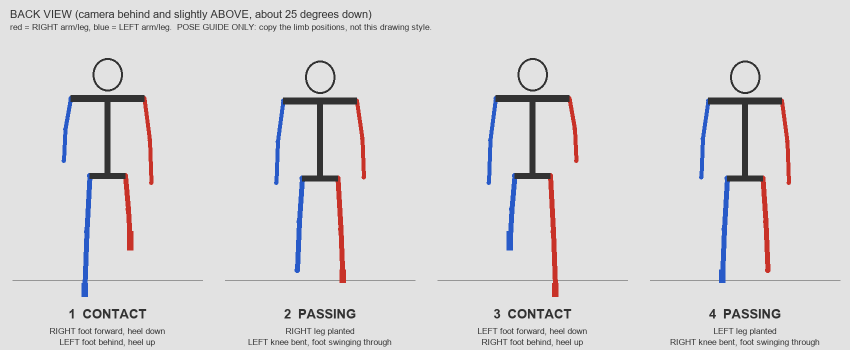
#> input picture 3d/art/pose_guides/walk_guide_back.png, 1700 x 700 px (shown at 1/2 size)
$ python -i make_sprites.py   (imports and definitions only)
#> lines starting #> are read from the running program, lines starting #| are printed output that depends on the picture
"""Cut character / vehicle / item sheets (3d/art/_originals/*.jfif) into transparent WebP sprites (3d/art/sprites/).

Run from anywhere:  python 3d/art/make_sprites.py
Re-run whenever a new sheet is added to SHEETS below (e.g. when Christopher / Juan Carlos / Eduardo arrive).
Needs: pillow, numpy, scipy.
"""
import json
import os
import sys

import numpy as np
from PIL import Image
from scipy import ndimage as ndi

HERE = os.path.dirname(os.path.abspath(__file__))
SRC = os.path.join(HERE, '_originals')
OUT = os.path.join(HERE, 'sprites')
# [1 line not run here, left out]

VIEWS3 = ['front', 'side', 'back']
# name: (source file, expected figures, names for the figures we keep {index: name}, front-view height in px)
SHEETS = {
    'player': ('the player.jfif', 3, {0: 'front', 1: 'side', 2: 'back'}, 480),
    'pancho': ('pancho.jfif', 3, {0: 'front', 1: 'side', 2: 'back'}, 480),
    'father': ('Pancho’s father.jfif', 3, {0: 'front', 1: 'side', 2: 'back'}, 480),
    'luz': ('Luz.jfif', 3, {0: 'front', 1: 'side', 2: 'back'}, 480),
    'thug': ('The thugs.jfif', 3, {0: 'front', 1: 'side', 2: 'back'}, 480),
    'kid': ('the kid.jfif', 3, {0: 'front', 1: 'side', 2: 'back'}, 480),
    'christopher': ('christopher.jfif', 3, {0: 'front', 1: 'side', 2: 'back'}, 480),
    'juancarlos': ('Juan Carlos.jfif', 3, {0: 'front', 1: 'side', 2: 'back'}, 480),
    'eduardo': ('eduardo.jfif', 3, {0: 'front', 1: 'side', 2: 'back'}, 480),
    'car_a': ('Parked car A.jfif', 3, {0: 'front', 1: 'side', 2: 'back'}, 380, 0.33),
    'car_b': ('Parked car B.jfif', 3, {0: 'front', 1: 'side', 2: 'back'}, 380),
    'car_c': ('Parked car C.jfif', 3, {0: 'front', 1: 'side', 2: 'back'}, 380),
    'car_d': ('lowrider.jfif', 3, {0: 'front', 1: 'side', 2: 'back'}, 380, 0.25),
    'dumpster': ('Dumpster.jfif', 3, {0: 'front', 1: 'side', 2: 'back'}, 340, 0.25),
    'cart': ('Street taco vendor cart.jfif', 3, {0: 'front', 1: 'side', 2: 'back'}, 420),
    'bus': ('Bus shelter.jfif', 3, {0: 'front', 1: 'side', 2: 'back'}, 300, 0.54),
    'suit': ('the suits.jfif', 6, {0: 'front', 2: 'side', 4: 'back'}, 480),
    'van': ('black van.jfif', 3, {0: 'front', 1: 'side', 2: 'back'}, 380),
    'truck': ('bread truck.jfif', 3, {0: 'front', 1: 'side', 2: 'back'}, 380),
}
ITEMS = ('The collectibles set.jfif', ['card', 'scratcher', 'wire', 'vinyl', 'tape', 'basket'], 256)
# single flat pieces: name: (source file, output width px)
FLATS = {'bodega': ('bodega.jfif', 1024), 'recordstore': ('record store.jfif', 1024), 'taqueria': ('tacoshop.jfif', 1200),
         'bl_farol': ('el farol barrio logan.jfif', 900, 0.79), 'bl_row': ('tierra libre barrio logan.jfif', 900), 'kiosk': ('chicanopark kiosk.jfif', 800, 0.0, True, 7)}  # the pavilion: largest piece only, and its open middle stays see-through
# several different items on one sheet, each saved on its own: (file, names left to right, 'h' or 'w', size px, name prefix, name suffix)
SETS = [
    ('Small street props set.jfif', ['cans', 'mailbox', 'hydrant', 'bench', 'newsbox', 'cones'], 'h', 300, 'prop_', '_front'),
    ('Cover pieces set.jfif', ['hedge', 'crates', 'barrier', 'fence', 'tires'], 'h', 300, 'cov_', '_front'),
    ('Alley and wall.jfif', ['wall', 'gate', 'fence', 'ladder', 'appliances'], 'h', 340, 'alley_', '_front'),
    ('Street signs set.jfif', ['stop', 'oneway', 'noparking', 'fifth', 'ped'], 'h', 340, 'sign_', '_front'),
    ('Two more storefronts.jfif', ['coffee', 'panaderia'], 'w', 900, 'facade_', ''),
    ('gaslamp buildings 1.jfif', ['spire', 'dark', 'grey'], 'h', 760, 'gl_', ''),
    ('gaslamp brick buildings.jfif', ['seafood', 'orange'], 'h', 760, 'gl_', ''),
    ('chicano park pillars.jfif', ['a', 'b'], 'h', 700, 'pillar_', ''),
    ('chicano park pillars2.jfif', ['c', 'd'], 'h', 700, 'pillar_', ''),
]
# buildings that touch each other: cut by fixed columns (fractions of the width): (file, [(name, left, right)], size px of the height, name prefix)
MANUAL = [('gaslamp buildings 2.jfif', [('tower', 0.085, 0.275), ('red', 0.296, 0.634), ('cream', 0.634, 0.950)], 760, 'gl_')]
# a sheet whose backdrop still has photo blur: each item is cut inside its own box (coordinates on a picture 1100 px wide), then scaled to a height
# (file, {output name: (left, top, right, bottom, [boxes to ignore], px cut off the top)}, height px)
RECTS = [('barrio logan elements.jfif', {
    'prop_olmec_front': (48, 175, 352, 522, [(302, 0, 352, 430)], 0),
    'prop_tirepot_front': (550, 405, 718, 522, [], 0),
    'prop_bollard_front': (730, 352, 802, 522, [], 34),
    'prop_bench2_front': (803, 408, 1070, 522, [], 0),
}, 300)]
WORK_W = 1376  # process at half size, it is plenty for 480px sprites


# [12 lines left out: function load, not called in this run]


def cutout(im, strip_lines=True, largest=False, thr=30):
    """Returns an RGBA image with the plain studio background removed and clean edges."""
    a = np.asarray(im).astype(np.float32)
    border = np.concatenate([a[0], a[-1], a[:, 0], a[:, -1]])
    bg = np.median(border, axis=0)
    dist = np.sqrt(((a - bg) ** 2).sum(axis=2))
    bg_like = dist < thr
    lab, n = ndi.label(bg_like)
    edge_labels = set(np.unique(np.concatenate([lab[0], lab[-1], lab[:, 0], lab[:, -1]]))) - {0}
    bg_mask = np.isin(lab, list(edge_labels))
    # enclosed bits that are clearly just background (e.g. between an arm and the body); only look at the big ones
    sizes = np.bincount(lab.ravel(), minlength=n + 1)
    cand = [i for i in range(1, n + 1) if i not in edge_labels and sizes[i] > 150]
    if cand:
        means = np.atleast_1d(ndi.mean(dist, lab, cand))
        for i, mval in zip(cand, means):
            if mval < 14:
                bg_mask |= lab == i
    fg = ~bg_mask
    if strip_lines:  # a long unbroken horizontal run is a ground line, not part of a vehicle or character
        W = fg.shape[1]
        for y in range(fg.shape[0]):
            row = fg[y]
            if row.sum() < 0.5 * W:
                continue
            d = np.diff(np.concatenate([[0], row.astype(np.int8), [0]]))
            if (np.where(d == -1)[0] - np.where(d == 1)[0]).max() > 0.5 * W:
                fg[y] = False
    fg = ndi.binary_opening(fg, iterations=1)
    fg = ndi.binary_opening(fg, structure=np.ones((6, 1), bool))  # drops thin horizontal ground lines that join separate views
    lab2, n2 = ndi.label(fg)
    if n2:
        sizes = ndi.sum(fg, lab2, range(1, n2 + 1))
        keep = [i + 1 for i, s in enumerate(sizes) if s > 250]
        if largest:
            keep = [int(np.argmax(sizes)) + 1]
        fg = np.isin(lab2, keep)
    if not largest:
        fg = ndi.binary_fill_holes(fg)
    core = ndi.binary_erosion(fg, iterations=2)
    # take colour from the nearest solid interior pixel so the grey backdrop never bleeds into the edge
    _, idx = ndi.distance_transform_edt(~core, return_indices=True)
    rgb = a[idx[0], idx[1]]
    alpha = ndi.gaussian_filter(ndi.binary_erosion(fg, iterations=1).astype(np.float32), 0.9)
    alpha = np.clip((alpha - 0.2) / 0.6, 0, 1)
    out = np.dstack([rgb, alpha * 255]).astype(np.uint8)
    return Image.fromarray(out, 'RGBA'), fg


# [37 lines left out: functions split_views, trim, save, not called in this run]


ONLY = set(sys.argv[1:])  # optional: only re-cut these keys, e.g.  python make_sprites.py alley sign bodega


def want(*names):
    return not ONLY or any(n in ONLY for n in names)


# [115 lines left out: function main, not called in this run]


# [2 lines not run here, left out]

>>> import cv2
>>> picture = cv2.imread('pose_guides/walk_guide_back.png', cv2.IMREAD_GRAYSCALE)
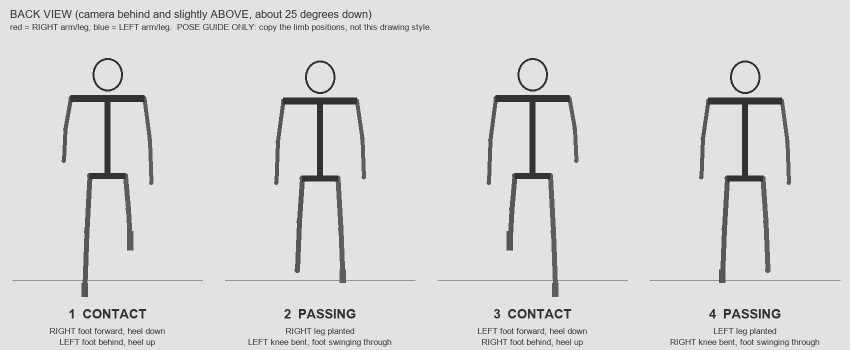
#> picture: shape (700, 1700) (shown at 1/2 size); min 50, max 226, mean 217.2
>>> result = cutout(picture)
#> in cutout, `border = np.concatenate([a[0], a[-1], a[:, 0], a[:, -1]])`: border = 4800 values from 226 to 226
#> in cutout, `bg = np.median(border, axis=0)`: bg = 226
#> (the run stopped early here; a loop or call above may not have finished)

$ run again, on 3d/art/pose_guides/walk_guide_side.png
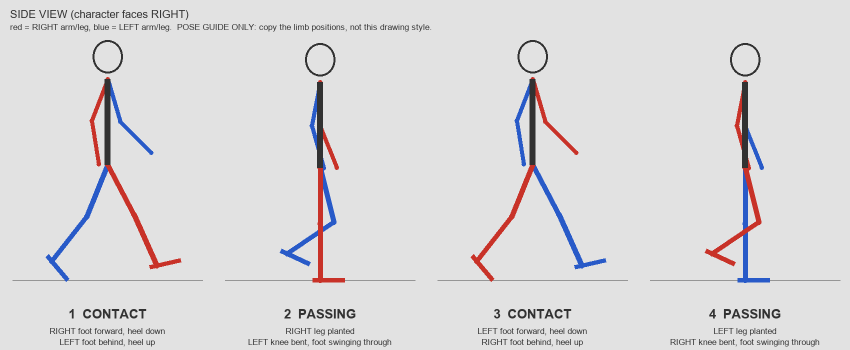
#> input picture 3d/art/pose_guides/walk_guide_side.png, 1700 x 700 px (shown at 1/2 size)
#> `picture = cv2.imread('pose_guides/walk_guide_back.png', cv2.IMREAD_GRA..`:
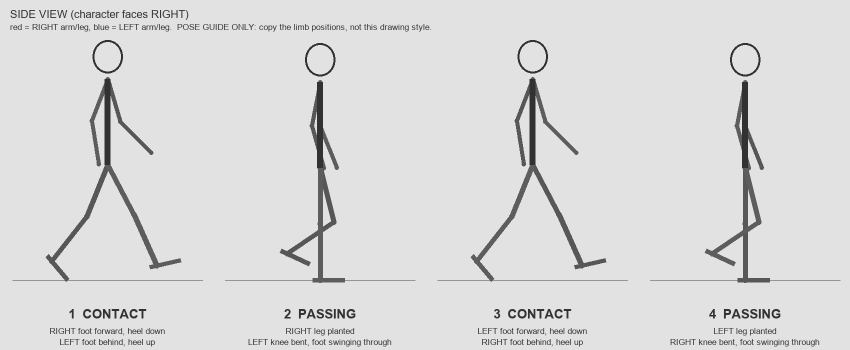
#> picture: shape (700, 1700) (shown at 1/2 size); min 50, max 226, mean 218.6
#> border = 4800 values from 226 to 226
#> bg = 226
